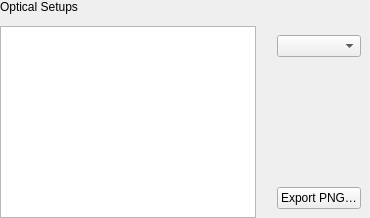
<?xml version='1.0' encoding='UTF-8'?>
<ui version="4.0">
 <class>DiagramsPage</class>
 <widget class="QWidget" name="DiagramsPage">
  <layout class="QVBoxLayout" name="rootLayout">
   <property name="spacing"><number>12</number></property>
   <property name="leftMargin"><number>0</number></property><property name="topMargin"><number>0</number></property><property name="rightMargin"><number>0</number></property><property name="bottomMargin"><number>0</number></property>
   <item><widget class="QLabel" name="pageTitle"><property name="text"><string>Optical Setups</string></property></widget></item>
   <item stretch="1">
    <layout class="QHBoxLayout" name="bodyLayout">
     <property name="spacing"><number>12</number></property>
     <item>
      <widget class="QListWidget" name="diagramList">
       <property name="minimumSize"><size><width>220</width><height>0</height></size></property>
       <property name="maximumSize"><size><width>300</width><height>16777215</height></size></property>
      </widget>
     </item>
     <item stretch="1">
      <widget class="QWidget" name="diagramContent">
       <layout class="QVBoxLayout" name="diagramContentLayout">
        <property name="spacing"><number>10</number></property>
        <item><widget class="QComboBox" name="diagramVariantSelector" /></item>
        <item stretch="1">
         <widget class="QWidget" name="diagramViewHost">
          <layout class="QVBoxLayout" name="diagramViewLayout">
           <property name="leftMargin"><number>0</number></property><property name="topMargin"><number>0</number></property><property name="rightMargin"><number>0</number></property><property name="bottomMargin"><number>0</number></property>
          </layout>
         </widget>

        </item>
        <item><widget class="QLabel" name="sectionTitle"><property name="text"><string /></property></widget></item>
        <item><widget class="QLabel" name="diagramCaption"><property name="text"><string /></property><property name="minimumSize"><size><width>0</width><height>0</height></size></property><property name="wordWrap"><bool>true</bool></property></widget></item>
        <item>
         <widget class="QWidget" name="equationsContainer">
          <layout class="QHBoxLayout" name="equationsLayout">
           <property name="spacing"><number>8</number></property>
           <property name="leftMargin"><number>0</number></property><property name="topMargin"><number>0</number></property><property name="rightMargin"><number>0</number></property><property name="bottomMargin"><number>0</number></property>
          </layout>
         </widget>
        </item>
        <item>
         <widget class="QPushButton" name="exportDiagramButton"><property name="text"><string>Export PNG…</string></property></widget>
         <property name="alignment"><set>Qt::AlignRight</set></property>
        </item>
       </layout>
       </widget>

     </item>
    </layout>

   </item>
  </layout>
 </widget>
 <resources />
 <connections />
</ui>
